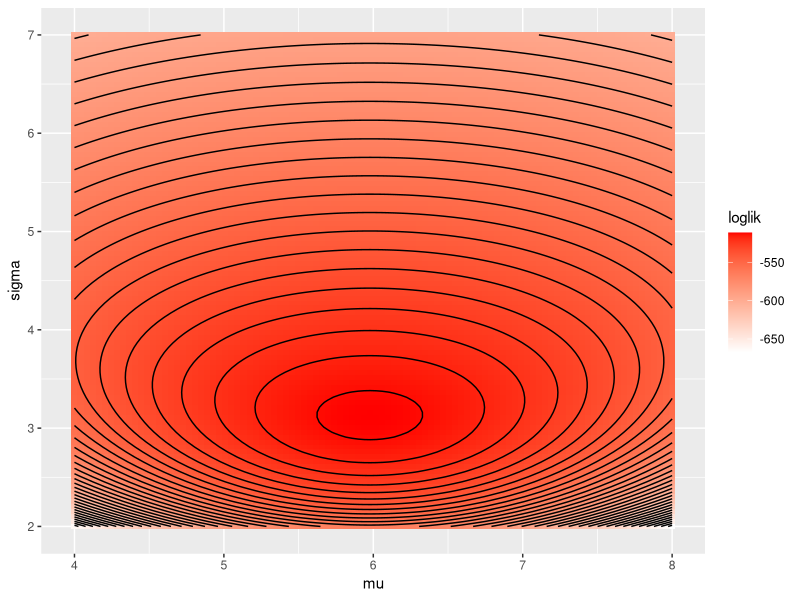
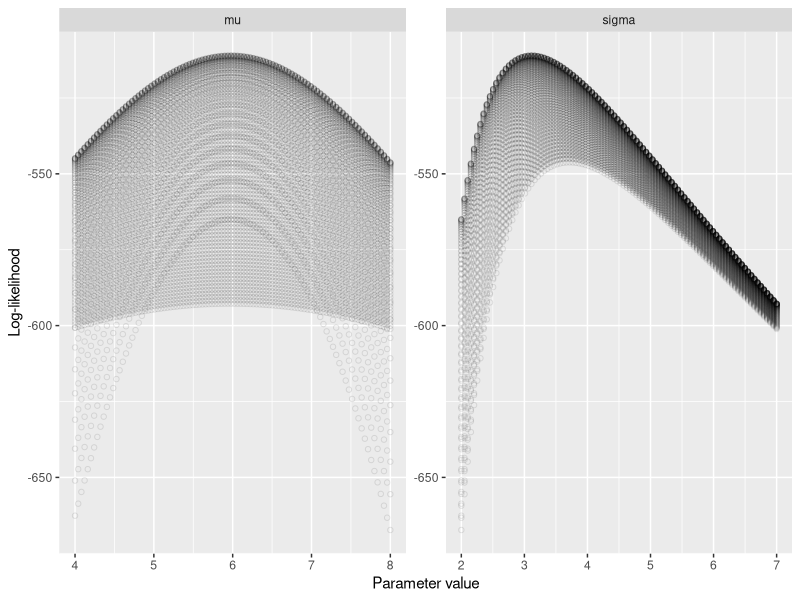
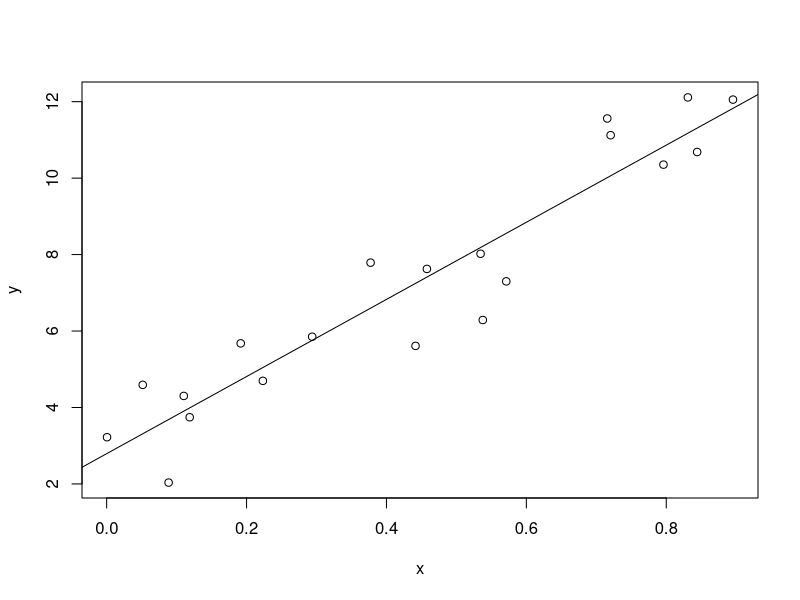

Reproduce these figures in R, in order.
## ---- chunk 1
# set parameters
mu <- 6
sigma <- 3

# simulate observations
n <- 200
y <- rnorm(n, mu, sigma)

# generate a grid of parameter values to search over
g <- expand.grid(mu = seq(4, 8, length.out=100), 
                 sigma=seq(2, 7, length.out=100))

# evaluate the log-likelihood of the data for each parameter combination
g$loglik <- rep(NA, nrow(g))
for (i in 1:nrow(g)){
  g$loglik[i] <- sum(dnorm(y, g$mu[i], g$sigma[i], log = TRUE))
}

# plot results
library(ggplot2)
ggplot(g, aes(x = mu, y = sigma)) + 
  geom_tile(aes(fill = loglik)) + 
  stat_contour(aes(z = loglik), bins=40, color='black') + 
  scale_fill_gradient(low="white", high="red")
## ---- chunk 2
library(tidyr)
g %>%
  gather(parameter, value, -loglik) %>% 
  ggplot(aes(x=value, y=loglik)) + 
    geom_point(shape=1, alpha=.1) + 
    facet_wrap(~ parameter, scales='free') + 
    xlab('Parameter value') + 
    ylab('Log-likelihood')
## ---- chunk 3
# find the approximate MLE
MLE_dsearch <- g[which.max(g$loglik), ]
MLE_dsearch
## ---- chunk 4
# a negative log-likelihood function
nll <- function(theta, y){
  # unpack the parameter vector theta
  mu <- theta[1]
  sigma <- exp(theta[2]) 

  # return the negative log likelihood
  -sum(dnorm(y, mu, sigma, log=TRUE))
}

# initial values
theta_init <- c(mu = 4, log_sigma = 1)

# optimize
res <- optim(theta_init, nll, y=y)
res
## ---- chunk 5
MLE_optim <- c(res$par[1], exp(res$par[2]))
rbind(unlist(MLE_dsearch[c('mu', 'sigma')]), 
      unlist(MLE_optim))
## ---- chunk 6
n <- 20
x <- runif(n)
y <- rnorm(n, 3 + 10 * x, sd = 1)

nll <- function(theta, y, x){
  # unpack params
  alpha <- theta[1]
  beta <- theta[2]
  sigma <- exp(theta[3]) 
  mu <- alpha + beta * x
  # return nll
  -sum(dnorm(y, mu, sigma, log=TRUE))
}

# initial guesses
theta_init <- c(alpha = 4, beta = 1, log_sigma = 1)

# optimize
res <- optim(theta_init, nll, y = y, x = x)
## ---- chunk 7
plot(x, y)
abline(a = res$par['alpha'], b = res$par['beta'])
## ---- chunk 8
res
